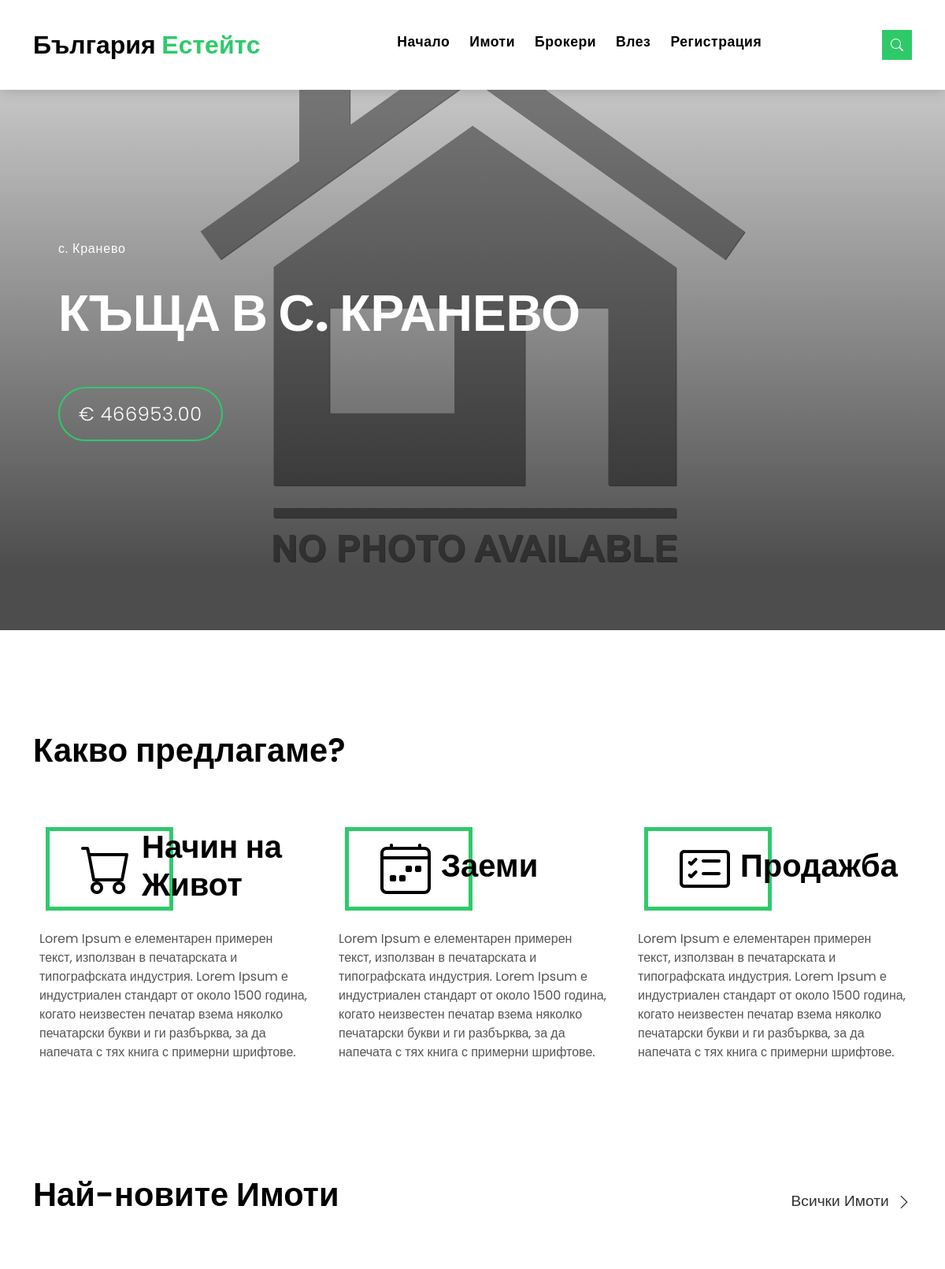
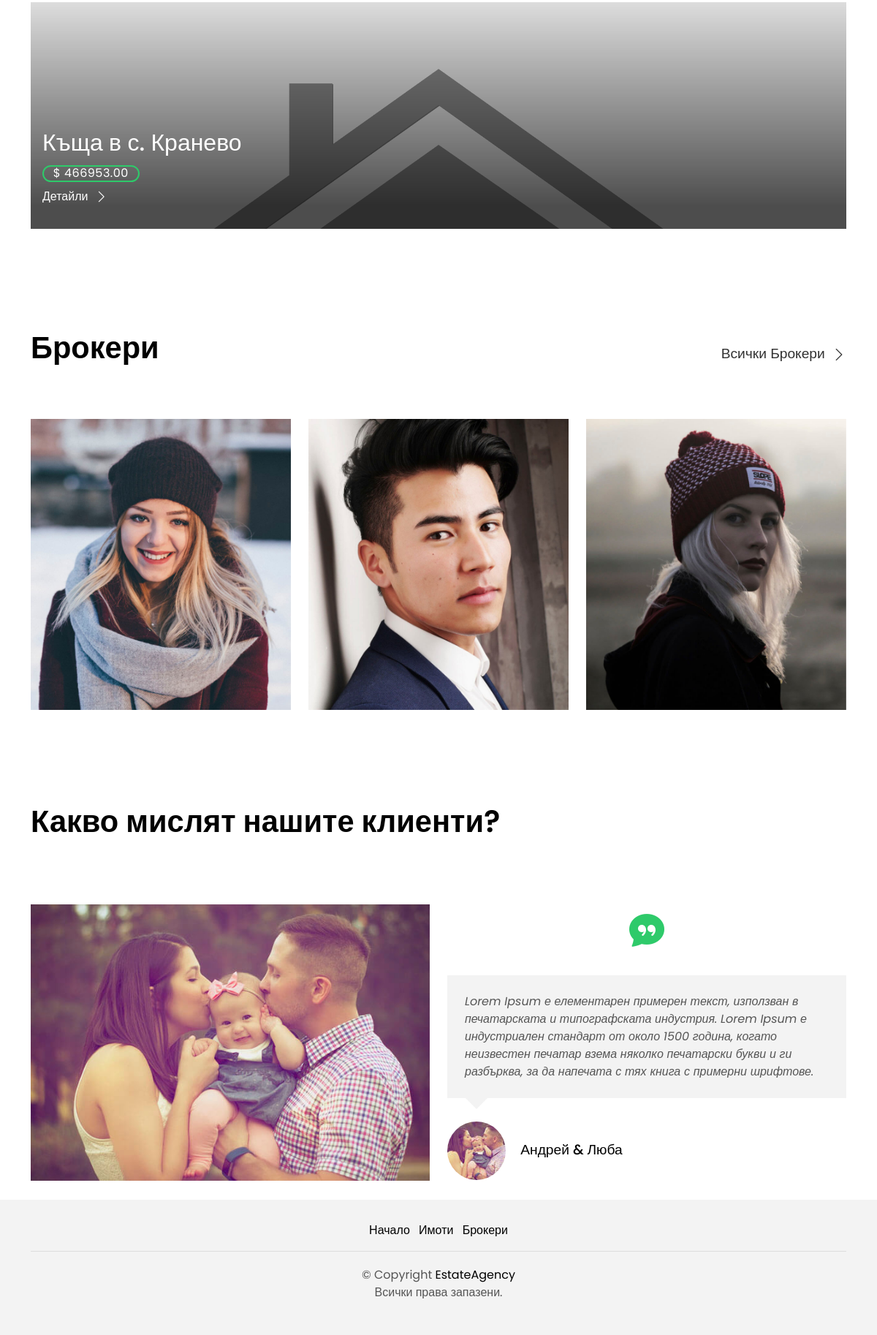
The page / on the database its author committed (2 pictures, top to bottom).
### tables this page shows
CREATE TABLE `real_estates` (
  `id` bigint(20) UNSIGNED NOT NULL,
  `title` varchar(255) NOT NULL,
  `finished_at` date DEFAULT NULL,
  `price` decimal(15,2) UNSIGNED DEFAULT NULL,
  `area` smallint(5) UNSIGNED DEFAULT NULL,
  `type_id` smallint(5) UNSIGNED DEFAULT NULL,
  `construction_id` smallint(5) UNSIGNED DEFAULT NULL,
  `level_id` smallint(5) UNSIGNED DEFAULT NULL,
  `user_id` bigint(20) UNSIGNED DEFAULT NULL,
  `address` varchar(255) DEFAULT NULL,
  `garages` tinyint(3) UNSIGNED DEFAULT NULL,
  `bedrooms` tinyint(3) UNSIGNED DEFAULT NULL,
  `bathrooms` tinyint(3) UNSIGNED DEFAULT NULL,
  `living_rooms` tinyint(3) UNSIGNED DEFAULT NULL,
  `description` text DEFAULT NULL,
  `created_at` datetime DEFAULT NULL
);

CREATE TABLE `users` (
  `id` bigint(20) UNSIGNED NOT NULL,
  `profile_picture` varchar(128) DEFAULT NULL,
  `first_name` varchar(128) NOT NULL,
  `last_name` varchar(128) NOT NULL,
  `type_id` smallint(5) UNSIGNED DEFAULT NULL,
  `email` varchar(128) NOT NULL,
  `phone_number` varchar(32) NOT NULL,
  `bio` varchar(255) DEFAULT NULL,
  `password` varchar(256) DEFAULT NULL
);

### public/search-form.php (called while the page is built, shortened)
<?php
require_once('../db/connection.php');
$db = new DB();
?>

### db/connection.php (called while the page is built, shortened)
<?php
class DB
{
    private $connection;
    function __construct()
    {
        $this->connection = new PDO('mysql:host=' . CONFIG['host'] . ';dbname=' . CONFIG['dbname'], CONFIG['user'], CONFIG['password'], [
            PDO::FETCH_ASSOC
        ]);
    }
    public function fetch(string $stm)
    {
        return $this->connection->query($stm)->fetchAll();
    }
    public function first(string $stm)
    {
        return $this->connection->query($stm)->fetch();
    }
    public function __destruct()
    {
        $this->connection = null;
    }
}

### public/index.php (the view, shortened to what this page needs)
<?php
require_once('../db/connection.php');
$db = new DB();
$latest_estates = $db->fetch("SELECT * FROM real_estates ORDER BY created_at LIMIT 3");
$agents = $db->fetch("SELECT * FROM users WHERE type_id=" . BROKER_ROLE . " LIMIT 3");
include_once("header.php");
?>
  <div class="intro intro-carousel swiper position-relative">
    <div class="swiper-wrapper">
    <?php
        foreach ($latest_estates as $estate) {
            $estate_id = $estate['id'];
            $estate_first_image = $db->first("SELECT * FROM real_estate_images WHERE real_estate_id=$estate_id");
            if (!$estate_first_image) {
              $path = '/assets/img/no-property-img.png';
            } else {
              $path = $estate_first_image['path'];
            }
    ?>
      <div class="swiper-slide carousel-item-a intro-item bg-image" style="background-image: url(<?=$path?>)">
        <div class="overlay overlay-a"></div>
        <div class="intro-content display-table">
          <div class="table-cell">
            <div class="container">
              <div class="row">
                <div class="col-lg-8">
                  <div class="intro-body">
                    <p class="intro-title-top"><?=$estate['address']?>
                    </p>
                    <h1 class="intro-title mb-4 ">
                        <?=$estate['title']?>
                    </h1>
                    <p class="intro-subtitle intro-price">
                      <a href="real-estate.php?id=<?=$estate['id']?>"><span class="price-a">€ <?=$estate['price']?></span></a>
                    </p>
                  </div>
                </div>
              </div>
            </div>
          </div>
        </div>
      </div>
      <?php
        }
    ?>
    </div>
  </div>
    <section class="section-services section-t8">
        <div class="container">
          <div class="row">
            <div class="col-md-12">
              <div class="title-wrap d-flex justify-content-between">
                <div class="title-box">
                  <h2 class="title-a">Какво предлагаме?</h2>
                </div>
              </div>
            </div>
          </div>
          <div class="row">
            <div class="col-md-4">
              <div class="card-box-c foo">
                <div class="card-header-c d-flex">
                  <div class="card-box-ico">
                    <span class="bi bi-cart"></span>
                  </div>
                  <div class="card-title-c align-self-center">
                    <h2 class="title-c">Начин на Живот</h2>
                  </div>
                </div>
                <div class="card-body-c">
                  <p class="content-c">
                  Lorem Ipsum е елементарен примерен текст, използван в печатарската и типографската индустрия. Lorem Ipsum е индустриален стандарт от около 1500 година, когато неизвестен печатар взема няколко печатарски букви и ги разбърква, за да напечата с тях книга с примерни шрифтове.
                  </p>
                </div>
              </div>
            </div>
            <div class="col-md-4">
              <div class="card-box-c foo">
                <div class="card-header-c d-flex">
                  <div class="card-box-ico">
                    <span class="bi bi-calendar4-week"></span>
                  </div>
                  <div class="card-title-c align-self-center">
                    <h2 class="title-c">Заеми</h2>
                  </div>
                </div>
                <div class="card-body-c">
                  <p class="content-c">
                  Lorem Ipsum е елементарен примерен текст, използван в печатарската и типографската индустрия. Lorem Ipsum е индустриален стандарт от около 1500 година, когато неизвестен печатар взема няколко печатарски букви и ги разбърква, за да напечата с тях книга с примерни шрифтове.
                  </p>
                </div>
              </div>
            </div>
            <div class="col-md-4">
              <div class="card-box-c foo">
                <div class="card-header-c d-flex">
                  <div class="card-box-ico">
                    <span class="bi bi-card-checklist"></span>
                  </div>
                  <div class="card-title-c align-self-center">
                    <h2 class="title-c">Продажба</h2>
                  </div>
                </div>
                <div class="card-body-c">
                  <p class="content-c">
                  Lorem Ipsum е елементарен примерен текст, използван в печатарската и типографската индустрия. Lorem Ipsum е индустриален стандарт от около 1500 година, когато неизвестен печатар взема няколко печатарски букви и ги разбърква, за да напечата с тях книга с примерни шрифтове.
                  </p>
                </div>
              </div>
            </div>
          </div>
        </div>
      </section>
    <section class="section-property section-t8">
        <div class="container">
          <div class="row">
            <div class="col-md-12">
              <div class="title-wrap d-flex justify-content-between">
                <div class="title-box">
                  <h2 class="title-a">Най-новите Имоти</h2>
                </div>
                <div class="title-link">
                  <a href="real-estates.php">Всички Имоти
                    <span class="bi bi-chevron-right"></span>
                  </a>
                </div>
              </div>
            </div>
          </div>
          <div id="property-carousel" class="swiper">
            <div class="swiper-wrapper">
            <?php foreach ($latest_estates as $estate) {
                $estate_id = $estate['id'];
                $estate_first_image = $db->first("SELECT * FROM real_estate_images WHERE real_estate_id=$estate_id");
                if (!$estate_first_image) {
                  $path = '/assets/img/no-property-img.png';
                } else {
                  $path = $estate_first_image['path'];
                }
            ?>
              <div class="carousel-item-b swiper-slide">
                <div class="card-box-a card-shadow">
                  <div class="img-box-a img-box-reset">
                    <img src="<?=$path?>" alt="" class="img-a img-fluid">
                  </div>
                  <div class="card-overlay">
                    <div class="card-overlay-a-content">
                      <div class="card-header-a">
                        <h2 class="card-title-a">
                          <a href="real-estate.php?id=<?=$estate['id']?>"><?=$estate['title']?></a>
                        </h2>
                      </div>
                      <div class="card-body-a">
                        <div class="price-box d-flex">
                          <span class="price-a">$ <?=$estate['price']?></span>
                        </div>
                        <a href="real-estate.php?id=<?=$estate['id']?>" class="link-a">Детайли
                          <span class="bi bi-chevron-right"></span>
                        </a>
                      </div>
                    </div>
                  </div>
                </div>
              </div>
                <?php
                }
                ?>
            </div>
          </div>
        </div>
      </section>
    <section class="section-agents section-t8">
        <div class="container">
          <div class="row">
            <div class="col-md-12">
              <div class="title-wrap d-flex justify-content-between">
                <div class="title-box">
                  <h2 class="title-a">Брокери</h2>
                </div>
                <div class="title-link">
                  <a href="agents.php">Всички Брокери
                    <span class="bi bi-chevron-right"></span>
                  </a>
                </div>
              </div>
            </div>
          </div>
          <div class="row">
            <?php
                foreach ($agents as $agent) {
            ?>
            <div class="col-md-4">
                <div class="card-box-d">
                    <div class="card-img-d">
                        <img src="<?=$agent['profile_picture']?>" alt="" class="img-d img-fluid">
                    </div>
                    <div class="card-overlay card-overlay-hover">
                    <div class="card-header-d">
                        <div class="card-title-d align-self-center">
                        </div>
                    </div>
                    <div class="card-body-d">
                    </div>
                    </div>
                </div>
            </div>
            <?php
                }
            ?>
          </div>
        </div>
      </section>
    <section class="section-testimonials section-t8 nav-arrow-a">
        <div class="container">
          <div class="row">
            <div class="col-md-12">
              <div class="title-wrap d-flex justify-content-between">
                <div class="title-box">
                  <h2 class="title-a">Какво мислят нашите клиенти?</h2>
                </div>
              </div>
            </div>
          </div>
          <div id="testimonial-carousel" class="swiper">
            <div class="swiper-wrapper">
              <div class="carousel-item-a swiper-slide">
                <div class="testimonials-box">
                  <div class="row">
                    <div class="col-sm-12 col-md-6">
                      <div class="testimonial-img">
                        <img src="assets/img/testimonial-1.jpg" alt="" class="img-fluid">
                      </div>
                    </div>
                    <div class="col-sm-12 col-md-6">
                      <div class="testimonial-ico">
                        <i class="bi bi-chat-quote-fill"></i>
                      </div>
                      <div class="testimonials-content">
                        <p class="testimonial-text">
                  Lorem Ipsum е елементарен примерен текст, използван в печатарската и типографската индустрия. Lorem Ipsum е индустриален стандарт от около 1500 година, когато неизвестен печатар взема няколко печатарски букви и ги разбърква, за да напечата с тях книга с примерни шрифтове.
                        </p>
                      </div>
                      <div class="testimonial-author-box">
                        <img src="assets/img/mini-testimonial-1.jpg" alt="" class="testimonial-avatar">
                        <h5 class="testimonial-author">Андрей & Люба</h5>
                      </div>
                    </div>
                  </div>
                </div>
              </div>
              <div class="carousel-item-a swiper-slide">
                <div class="testimonials-box">
                  <div class="row">
                    <div class="col-sm-12 col-md-6">
                    </div>
                  </div>
                </div>
              </div>
            </div>
          </div>
        </div>
      </section>
<?php include_once("footer.php"); ?>

### public/header.php (style rules this page uses)
.img-box-reset { max-height: 310px; min-height: 310px; }

### rows shown on the page
real_estates: address "с. Кранево", title "КЪЩА В С. КРАНЕВО", price "466953.00", title "Къща в с. Кранево"
users: profile_picture (picture)
users: profile_picture (picture)
users: profile_picture (picture)
